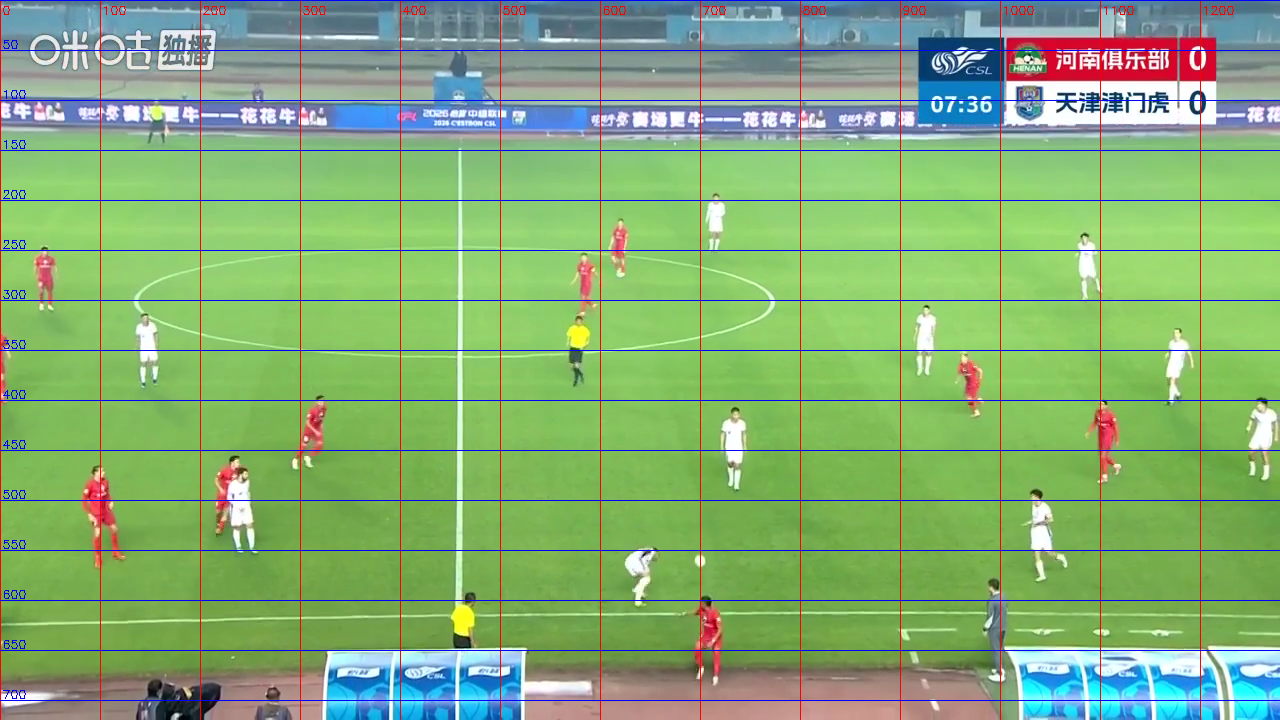
#> input picture build/_grid_n03.png, 1280 x 720 px, given in place of match_clip.mp4, which was not available
$ python make_ball_rois_v2.py
#> lines starting #> are read from the running program, lines starting #| are printed output that depends on the picture; pictures that were not available may be replaced by others from this repository, and a replacement may not be noted
### tools/ball_cv_probe.py
"""ball_cv_probe.py —— 足球候选（传统 CV）：绿场上的白色小圆块

不是最终检测器，只用来判断“候选生成”这一步是否可行；精度需要真值才能评。
用法：python tools/ball_cv_probe.py --video build/match_clip.mp4 --every 25
"""
import argparse
import json

import cv2
import numpy as np


def grass_mask(bgr):
    """草场掩膜：在 1/4 分辨率上算连通域再放大，比全分辨率快约 10 倍。"""
    h, w = bgr.shape[:2]
    sm = cv2.resize(bgr, (320, 180), interpolation=cv2.INTER_AREA)
    hsv = cv2.cvtColor(sm, cv2.COLOR_BGR2HSV)
    hh, ss, vv = cv2.split(hsv)
    g = ((hh >= 30) & (hh <= 90) & (ss >= 50) & (vv >= 35)).astype(np.uint8) * 255
    g = cv2.morphologyEx(g, cv2.MORPH_OPEN, np.ones((3, 3), np.uint8))
    n, lab, st, _ = cv2.connectedComponentsWithStats(g, 8)
    if n <= 1:
        return np.zeros((h, w), np.uint8)
    k = 1 + int(np.argmax(st[1:, cv2.CC_STAT_AREA]))
    m = (lab == k).astype(np.uint8) * 255
    m = cv2.morphologyEx(m, cv2.MORPH_CLOSE, np.ones((5, 5), np.uint8))
    m = cv2.dilate(m, np.ones((3, 3), np.uint8))
    return cv2.resize(m, (w, h), interpolation=cv2.INTER_NEAREST)


# [11 lines left out: function _grass_mask_full, not called in this run]


def white_mask(bgr):
    hsv = cv2.cvtColor(bgr, cv2.COLOR_BGR2HSV)
    s, v = hsv[..., 1], hsv[..., 2]
    return ((s < 60) & (v > 150)).astype(np.uint8) * 255


# [13 lines left out: functions motion_score, _in_corner, not called in this run]


def candidates(bgr, diff=None, reject_corners=True, min_area=12, max_area=1500, roi=None,
               grass_fallback=False, grass_min_frac=0.08,
               air_search=False, air_min_area=25, air_max_area=420, air_max_dim=28):
    """白球候选。

    grass_fallback：草场包围盒占画面不足 grass_min_frac 时，改为**全幅**找白块。
    这一条是为「球出界」场景加的：球越过边线后落在广告牌/看台背景上，
    原逻辑（只在草场包围盒内找）会直接返回空表 —— 而那正是最需要看见球的时刻。
    默认关闭，保持板上主线的行为不变。

    air_search：再扫一遍**草场掩膜之外**的小白块（默认关闭）。
    ★ 2026-10-31 查「球从来没找到」的直接原因：不是球看不见，是它飞在了草场外面。
      c03 第 140–158 帧肉眼可见一个 10×10 px 的白块从 (769,182) 平滑下落到
      (857,235) —— 正落在广告牌上方的深色背景里。`white & grass` 把它整块抹掉，
      所以候选表一直是 0。空中球用更紧的形状门限（小、接近圆、不细长），
      静态的广告字/看台细节交给帧差（diff）和跟踪器的 min_hits 挡。
    """
    ox = oy = 0
    if roi is not None:
        rx0, ry0, rx1, ry1 = [int(v) for v in roi]
        rx0 = max(0, rx0); ry0 = max(0, ry0)
        rx1 = min(bgr.shape[1], rx1); ry1 = min(bgr.shape[0], ry1)
        if rx1 - rx0 < 64 or ry1 - ry0 < 64:
            return []
        bgr = bgr[ry0:ry1, rx0:rx1]
        ox, oy = rx0, ry0
    grass = grass_mask(bgr)
    # 只在草场包围盒内算白掩膜：1280x720 全幅 HSV 是主要开销
    x0, y0, bw, bh = cv2.boundingRect(grass)
    hh, ww = bgr.shape[:2]
    full_frame = False
    if bw <= 0 or bh <= 0:
        if not grass_fallback and not air_search:
            return []
        full_frame = True
    elif bw * bh < grass_min_frac * ww * hh:
        full_frame = grass_fallback
    if full_frame:
        white = white_mask(bgr)
        x0, y0, bw, bh = 0, 0, ww, hh
    else:
        sub = bgr[y0:y0 + bh, x0:x0 + bw]
        wsub = white_mask(sub)
        white = np.zeros_like(grass)
        white[y0:y0 + bh, x0:x0 + bw] = wsub
        white = cv2.bitwise_and(white, grass)
    cnts, _ = cv2.findContours(white, cv2.RETR_EXTERNAL, cv2.CHAIN_APPROX_SIMPLE)
    out = []
    for c in cnts:
        a = cv2.contourArea(c)
        if a < min_area or a > max_area:
            continue
        x, y, w, h = cv2.boundingRect(c)
        if h == 0 or w == 0:
            continue
        ar = w / h
        if not (0.5 <= ar <= 2.0):
            continue
        per = cv2.arcLength(c, True)
        circ = 4 * np.pi * a / (per * per) if per > 0 else 0
        if circ < 0.45:
            continue
        if diff is not None:
            patch = diff[max(0, y - 2):y + h + 2, max(0, x - 2):x + w + 2]
            if patch.size == 0 or float(patch.mean()) < 6.0:
                continue   # 帧差太小：静态白块（线/广告牌/鞋）
        cx, cy = x + w / 2 + ox, y + h / 2 + oy
        if reject_corners and roi is None and _in_corner(cx, cy, bgr.shape[1], bgr.shape[0]):
            continue
        out.append({"x": cx, "y": cy, "w": w, "h": h,
                    "area": round(a, 1), "circ": round(circ, 2)})

    if air_search:
        if full_frame:
            wair = white
        else:
            # 草场外的小白块：形状门限比场内更紧（球在空中时孤立、圆、直径 6–16 px）
            wair = cv2.bitwise_and(white_mask(bgr),
                                   cv2.bitwise_not(cv2.dilate(grass, np.ones((5, 5), np.uint8))))
        acnts, _ = cv2.findContours(wair, cv2.RETR_EXTERNAL, cv2.CHAIN_APPROX_SIMPLE)
        for c in acnts:
            a = cv2.contourArea(c)
            if a < air_min_area or a > air_max_area:
                continue
            x, y, w, h = cv2.boundingRect(c)
            if w == 0 or h == 0 or w > air_max_dim or h > air_max_dim:
                continue
            ar = w / float(h)
            if not (0.6 <= ar <= 1.7):
                continue
            per = cv2.arcLength(c, True)
            circ = 4 * np.pi * a / (per * per) if per > 0 else 0
            if circ < 0.55:
                continue
            if diff is not None:
                patch = diff[max(0, y - 2):y + h + 2, max(0, x - 2):x + w + 2]
                if patch.size == 0 or float(patch.mean()) < 4.0:
                    continue   # 静止的白点：广告字/看台/鞋
            cx, cy = x + w / 2 + ox, y + h / 2 + oy
            if reject_corners and roi is None and _in_corner(cx, cy, bgr.shape[1], bgr.shape[0]):
                continue
            out.append({"x": cx, "y": cy, "w": w, "h": h,
                        "area": round(a, 1), "circ": round(circ, 2), "src": "air"})

    out.sort(key=lambda d: (-d["area"]))
    return out


# [31 lines left out: function main, not called in this run]


# [2 lines that do not run on import are left out]

### tools/make_ball_rois_v2.py
"""make_ball_rois_v2.py —— 从视频生成足球候选 ROI 标注集

输出：
    <out>/crops/<idx>.png    候选周围 64x64 的上下文（放大到 96x96）
    <out>/manifest.json      每条候选的来源与坐标
    <out>/sheet_<k>.jpg      缩略图拼版（带编号，便于人工挑出真球）

用法：
    python tools/make_ball_rois_v2.py --video build/match_clip.mp4 --every 10 --out data/ball_roi
"""
import argparse
import json
import os

import cv2
import numpy as np

from ball_cv_probe import candidates

CTX = 64          # 上下文边长（原图像素）
OUT = 96          # 输出边长
GRID = 8          # 每张拼版 8x8


def main():
    ap = argparse.ArgumentParser()
    ap.add_argument("--video", default=r"build/match_clip.mp4")
    ap.add_argument("--every", type=int, default=10)
    ap.add_argument("--out", default=r"data/ball_roi")
    ap.add_argument("--max-crops", type=int, default=400)
    args = ap.parse_args()

    os.makedirs(os.path.join(args.out, "crops"), exist_ok=True)
    cap = cv2.VideoCapture(args.video)
    prev = None
    idx = 0
    rows = []
    crops = []

    while True:
        ok, f = cap.read()
#> f is the input picture: shape (720, 1280, 3); mean B, G, R 117.5, 173.5, 132.6
        if not ok:
            break
        if idx % args.every == 0:
            diff = None
            if prev is not None:
                g1 = cv2.cvtColor(f, cv2.COLOR_BGR2GRAY)
                g0 = cv2.cvtColor(prev, cv2.COLOR_BGR2GRAY)
                diff = cv2.GaussianBlur(cv2.absdiff(g1, g0), (3, 3), 0)
            for c in candidates(f, diff):
#> in candidates, `ox = oy = 0`: ox = 0
#> in grass_mask, `h, w = bgr.shape[:2]`: h = 720; w = 1280
#> in grass_mask, `sm = cv2.resize(bgr, (320, 180), interpolation=cv2.INTER_AREA)`:
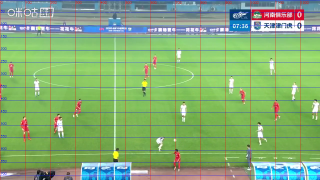
#> sm: shape (180, 320, 3); mean B, G, R 117.5, 173.5, 132.6
#> in grass_mask, `hsv = cv2.cvtColor(sm, cv2.COLOR_BGR2HSV)`: hsv: shape (180, 320, 3); mean H, S, V 61.4, 112.3, 183.8
#> in grass_mask, `hh, ss, vv = cv2.split(hsv)`:
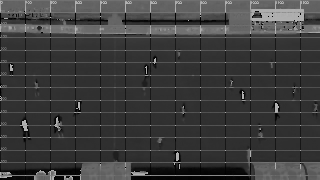
#> hh: shape (180, 320); min 0, max 179, mean 61.4
#> in grass_mask, `hh, ss, vv = cv2.split(hsv)`:
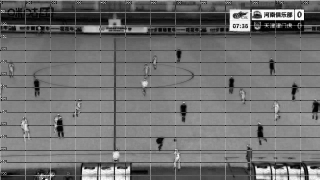
#> ss: shape (180, 320); min 0, max 255, mean 112.3
#> in grass_mask, `n, lab, st, _ = cv2.connectedComponentsWithStats(g, 8)`: n = 26
#> in grass_mask, `k = 1 + int(np.argmax(st[1:, cv2.CC_STAT_AREA]))`: k = 15
#> in candidates, `x0, y0, bw, bh = cv2.boundingRect(grass)`: x0 = 800; y0 = 148; bw = 104; bh = 524
#> in candidates, `hh, ww = bgr.shape[:2]`: hh = 720; ww = 1280
#> in candidates, `full_frame = False`: full_frame = False
                x, y = int(c["x"]), int(c["y"])
                x0, y0 = max(0, x - CTX // 2), max(0, y - CTX // 2)
                patch = f[y0:y0 + CTX, x0:x0 + CTX]
                if patch.shape[0] < CTX or patch.shape[1] < CTX:
                    continue
                big = cv2.resize(patch, (OUT, OUT), interpolation=cv2.INTER_NEAREST)
                n = len(rows)
                cv2.imwrite(os.path.join(args.out, "crops", "%04d.png" % n), big)
                rows.append({"idx": n, "frame": idx, "x": x, "y": y,
                             "w": c["w"], "h": c["h"], "area": c["area"],
                             "circ": c["circ"]})
                crops.append(big)
                if len(rows) >= args.max_crops:
                    break
#> this loop made 0 passes
#> after the loop, crops = []; rows = []
            prev = f
        if len(rows) >= args.max_crops:
            break
        idx += 1
    cap.release()

    # 拼版
    for k in range(0, len(crops), GRID * GRID):
        chunk = crops[k:k + GRID * GRID]
        sheet = np.zeros((GRID * OUT, GRID * OUT, 3), np.uint8)
        for i, im in enumerate(chunk):
            r, c = divmod(i, GRID)
            tile = im.copy()
            cv2.putText(tile, str(k + i), (4, 18), cv2.FONT_HERSHEY_SIMPLEX, 0.5, (0, 255, 255), 1)
            sheet[r * OUT:(r + 1) * OUT, c * OUT:(c + 1) * OUT] = tile
        cv2.imwrite(os.path.join(args.out, "sheet_%02d.jpg" % (k // (GRID * GRID))), sheet)

    with open(os.path.join(args.out, "manifest.json"), "w", encoding="utf-8") as fh:
        json.dump({"video": args.video, "every": args.every, "crops": rows}, fh, ensure_ascii=False)
    print("ROI_OK crops=%d sheets=%d out=%s" % (len(rows), (len(crops) + GRID * GRID - 1) // (GRID * GRID), args.out))


if __name__ == "__main__":
    main()
